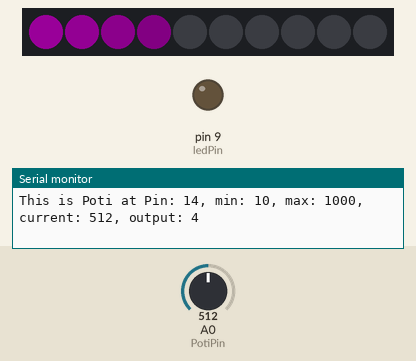
Bench run of a sketch on a simulated Arduino Uno, built with avr-gcc and run on an emulated ATmega328P. Shown: 10 RGB LEDs in strip order, left to right, output pins drawn as LEDs (lit = HIGH), the last lines printed to the serial monitor. The test bench sets the inputs (shaded band); at power-on: A0 (PotiPin) = 512. Dim RGB values are drawn brighter than linear.

Above: at 1.5 s.
1.6 s: A0 (PotiPin) set to 716
At 2.6 s:
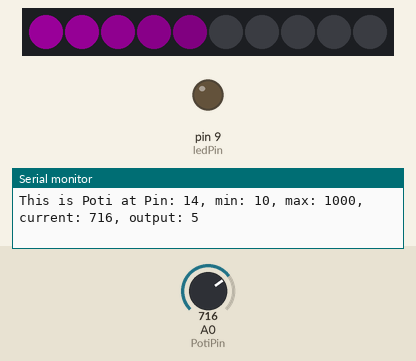
3.1 s: A0 (PotiPin) set to 900
At 3.4 s:
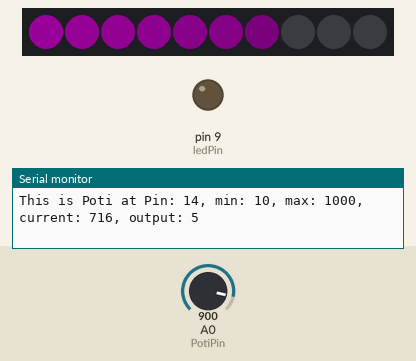
4.6 s: A0 (PotiPin) set to 990
6.1 s: A0 (PotiPin) set to 1015
At 6.4 s:
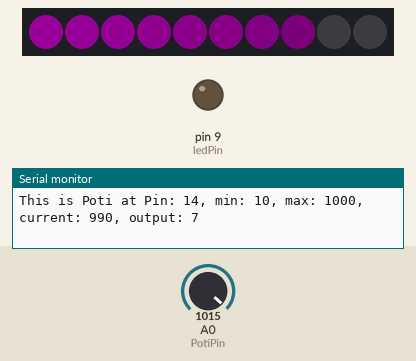
Timing chart, 0 to 8.6 s (numbered marks = the images above; inputs shaded):
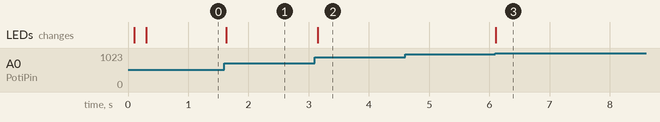

The sketch:

LEDStrip_WS2812B_potentiometer.ino
```cpp
/* This is modified example code from https://starthardware.org/viele-leds-mit-arduino-steuern-ws2812/
 * Using an WS2812B LED strip and a potentiometer.
 * The potentiometer controls how many LEDs are turned on.
 *
 * Connect Potentiometer to 5V, PIN A0, GND
 * Connect WS2812B to 5V, GND. Connect data via 300-500Ohm resistor to PIN 3
 */

#include <Adafruit_NeoPixel.h>
#include <avr/power.h>
#include "Poti.h"
#include "WS2812B_fire.h"

#define PIN            3  // Data pin of LED strip
#define MAX_NUM_PIXELS 8 // Max number of pixels to turn on
#define STRIP_PIXEL_COUNT 10 // The number of pixels of the LED srip

fire_ws2812b<STRIP_PIXEL_COUNT> Strip(PIN);


int delayval = 500;


int PotiPin = A0;   // select the input pin for the potentiometer
int ledPin = 9;      // select the pin for the LED
int counter = 0;
int output_value;

Poti poti (PotiPin, 10, 1000);

void setup() {
  // declare the ledPin as an OUTPUT:
  pinMode(ledPin, OUTPUT);
  Serial.begin (9600);
  Serial.println ("Starting");
  Strip.init ();
}


// Map the sensor value from the interval [min, max] to [0, 255].
// Thus, subtract min, to map to [0, max-min],
// then multiply with 255 / (max-min )
void set_output_value ()
{
  // Adjust for fluctuations, so that we can actually get values that turn
  // the LED of.
  int adjusted_min = poti.get_min() + 10;
  int adjusted_max = poti.get_max();
  float temp = poti.get_current()- adjusted_min;
  temp = temp * MAX_NUM_PIXELS;
  temp = temp / (adjusted_max - adjusted_min);
  output_value = temp;
  if (output_value < 0) output_value = 0;
  if (output_value > MAX_NUM_PIXELS) output_value = MAX_NUM_PIXELS;
}

void loop() {
#if 1
  // read the value from the sensor:
  poti.read_value ();
  set_output_value ();

  int num_pixels = output_value;

  const float brightness_base = 0.1;

  // turn the ledPin on
  for(int i = 0; i < num_pixels;i++){
    const float brightness = (float)(num_pixels - i)/num_pixels * brightness_base;
    Strip.turn_led_color_no_update (i, 255*brightness, 0, 255*brightness);
  }
  // turn the remaining pixels off
  for (int i = num_pixels; i < MAX_NUM_PIXELS;i++) {
    Strip.turn_led_color_no_update(i, 0,0,0); // OFF
  }

  // Show all pixels
  Strip.update ();

  delay (100);
  if (counter % 10 == 0) {
    poti.print ();
    Serial.print(", output: ");
    Serial.println(output_value);
  }
  counter++;
#endif
}
```

Poti.cpp
```cpp
#include "Poti.h"


void
Poti::print ()
{
  Serial.print("This is Poti at Pin: ");
  Serial.print(get_pin());
  Serial.print(", min: ");
  Serial.print(get_min());
  Serial.print(", max: ");
  Serial.print(get_max());
  Serial.print(", current: ");
  Serial.print(get_current());
}

int Poti::read_value()
{
  current_value = analogRead(pin);
  Poti::update_min_max ();
}

void
Poti::update_min_max ()
{
  if (current_value < min_value) {
    min_value = current_value;
  }
  if (current_value > max_value) {
    max_value = current_value;
  }
}
```

Poti.h
```cpp
#ifndef POTI_H
#define POTI_H

#include <Arduino.h>

/* A potentiometer class to manage read values from a poti.
 * The poti must be connected to 5V, a PIN, GND.
 * The poti stores the minimum and maximum read values and the currently read value.
 */
class Poti
{
  public:

  // Constructor
  // Pin - The Arduino Pin that the middle of the poti is connected to
  Poti (int Pin) : Poti(Pin, INT16_MAX, 0) {}

  // Constructor
  // Pin - The Arduino Pin that the middle of the poti is connected to
  // min - Known minimum value of the Poti
  // max - Knwon maximum value of the Poti
  Poti (int Pin, int min, int max) : pin(Pin), min_value(min), max_value (max) {}

  inline int get_min () {return min_value;}
  inline int get_max () {return max_value;}
  inline int get_current () {return current_value;}
  inline int get_pin () {return pin;}

  // Read the current value of the Poti.
  // Also updates min and max
  int read_value ();

  // Print information of the Poti
  // Pin, min, max, current
  void print ();

  private:

  void update_min_max ();
  int min_value;
  int max_value;
  int current_value;
  int pin; // The Arduino pin to which the middle pin of the poti is connected to.
};


#endif // POTI_H
```

WS2812B_fire.cpp
```cpp
#include "WS2812B_fire.h"
```

WS2812B_fire.h
```cpp
#ifndef FIRE_H
#define FIRE_H

#include <Arduino.h>
#include <Adafruit_NeoPixel.h>


/*
 */
template <int NUM_PIXELS>
class fire_ws2812b
{
  public:

  fire_ws2812b (int data_pin) : num_pixels (NUM_PIXELS), data_pin (data_pin)
  {
  }

  void init ()
  {
    Serial.println ("Init");
    delay (100);
    pixels = Adafruit_NeoPixel(num_pixels, data_pin, NEO_GRB + NEO_KHZ800);
    pixels.begin();
    // Turn all pixels off before starting
    turn_leds_off ();
  }

  /* Turn all LEDs off. will update all LEDs */
  void turn_leds_off ()
  {
    Serial.println("Turn Off");
    delay (100);
    turn_leds_color (0, 0, 0);
  }

  /* Turn indivdual LED to a color, no update is trigger.
   * If zou want the LED to show the color, call update () afterwards */
  void turn_led_color_no_update (int led, uint8_t red, uint8_t green, uint8_t blue)
  {
    colors[led][0] = red;
    colors[led][1] = green;
    colors[led][2] = blue;
  }

  /* Turn all LEDs to the same color. Will update all LEDs */
  void turn_leds_color (uint8_t red, uint8_t green, uint8_t blue)
  {
    Serial.print ("Turn color: ");
    Serial.print (red);
    Serial.print (" ");
    Serial.print (blue);
    Serial.print (" ");
    Serial.println (green);
    delay (100);
    for(int i = 0; i < num_pixels;i++){
      turn_led_color_no_update (i, red, green, blue);
    }
    update ();
  }

  /* Update the LED strip, thus show all set colors. */
  void update ()
  {
    for(int led = 0; led < num_pixels;led++){
      pixels.setPixelColor (led, pixels.Color(colors[led][0], colors[led][1], colors[led][2]));
    }
    pixels.show(); // This sends the updated pixel color to the hardware.
  }

  protected:

  // Number of pixels that this strip controls
  int num_pixels;
  // data pin of this strip
  int data_pin;
  // The actual LEDs
  Adafruit_NeoPixel pixels;
  // Array buffering the current color
  uint8_t colors[NUM_PIXELS][3];
};


#endif // FIRE_H
```

Measured:
- after the input at 1.6 s, the LEDs: change at once (image 1)
- after the input at 3.1 s, the LEDs: change after 0.05 s (image 2)
- after the input at 6.1 s, the LEDs: change at once (image 3)
